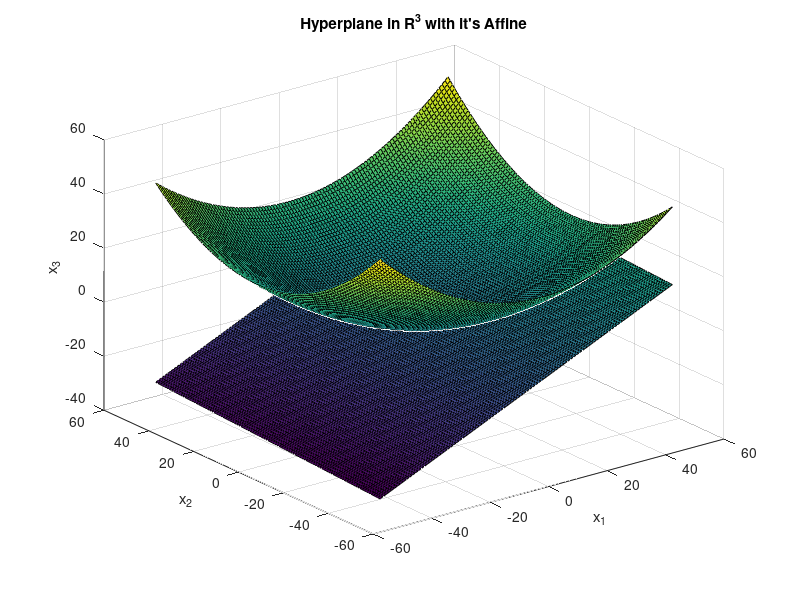

Write the MATLAB code that produced this figure.
% By Emre Can Acikgoz
clear;                                      % Clear Workspace          
clc;                                        % Clear Command Window
%%
x = -50:1:50;                               % Reasonable range for x                              
[X1,X2] = meshgrid(x);                      % Returns 2-D grid coordinates based on the
                                            % coordinates contained in vector x.
                                            % X1 and X2 are matrices where each row
                                            % and colum are a copy of x respectively.

A = [0.01 0.001; 0.001 0.01];               % Define A Matris

X3 = A(1,1)*X1.^2 + A(1,2)*X1.*X2...        % Formula for X3 
    + A(2,1)*X1.*X2 + A(2,2)*X2.^2;         

figure (1)
surf(X1,X2,X3);                             % Plots the colored parametric surface 
title("Hyperplane in R^3 with it's Affine");% Adds title                                          
xlabel('x_1')                               % Adds title to x label
ylabel('x_2')                               % Adds title to y label
zlabel('x_3')                               % Adds title to z label
hold on
%%
x0 = [25; 0];                               % Define x_0 vector
Aff_x = -50:1:50;                           % Reasonable range for Affine x 

[Aff_X1, Aff_X2] = meshgrid(Aff_x);         % Meshgrid same procedur as line on
Aff_X3 = [A(1,1)*(x0(1)^2)]...              % By equation(7) that gives Affine
    + [(2*A(1,1)*x0(1))*Aff_X1]...          % Approximation in our Homework#1
    - [50*A(1,1)*x0(1)]...
    + [(A(2,1)+A(1,2))*x0(1)*Aff_X2]; 

surf(Aff_X1, Aff_X2, Aff_X3)                % Plots the colored parametric surface
